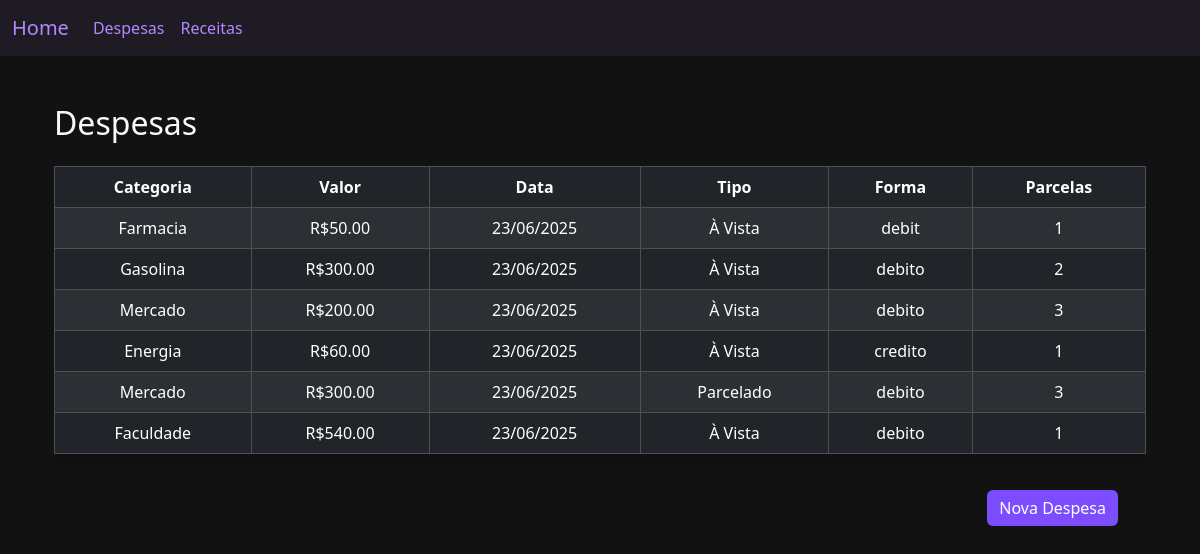
Page /cashoutflows/ on the committed database.
### finances/models.py (models this page shows, shortened)
class CashOutFlow(models.Model):
    PAYMENT_METHOD_CHOICES = [
        ("débito", "Débito"),
        ("crédito", "Crédito"),
        ("pix", "Pix"),
        ("dinheiro", "Dinheiro"),
    ]
    PAYMENT_TYPE_CHOICES = [
        ("single", "À Vista"),
        ("installment", "Parcelado"),
    ]
    value = models.DecimalField(max_digits=10, decimal_places=2, verbose_name='Valor')
    payment_method = models.CharField(max_length=10, choices=PAYMENT_METHOD_CHOICES, verbose_name='Método de pagamento')
    payment_type = models.CharField(
        max_length=15,
        choices=PAYMENT_TYPE_CHOICES,
        default="single",
        verbose_name='Tipo de pagamento',
    )
    installments = models.IntegerField(default=1, verbose_name='Parcelas')
    category = models.ForeignKey(Category, on_delete=models.SET_NULL, null=True, verbose_name='Categoria')
    date = models.DateField(verbose_name='Data')
    created_at = models.DateTimeField(auto_now_add=True)
    updated_at = models.DateTimeField(auto_now=True)

class Category(models.Model):
    name = models.CharField(max_length=30, unique=True)
    def __str__(self):
        return self.name

### finances/views.py (the view)
# urls.py: path('cashoutflows/', CashOutFlowListView.as_view(), name='cashoutflow-list'),
class CashOutFlowListView(ListView):
    model = CashOutFlow
    template_name = 'cashout_list.html'
    context_object_name = 'cashoutflows'
    ordering = ['-date']

### finances/templates/cashout_list.html (shortened to what this page needs)
{% extends 'base.html' %}
{% load static %}
{% block content %}
<div class="container mt-5">
    <h2 class="text-light mb-4">Despesas</h2>
    <div class="table-responsive">
        <table class="table table-dark table-striped table-bordered table-hover rounded shadow">
            <thead class="thead-light text-center">
                <tr>
                    <th>Categoria</th>
                    <th>Valor</th>
                    <th>Data</th>
                    <th>Tipo</th>
                    <th>Forma</th>
                    <th>Parcelas</th>
                </tr>
            </thead>
            <tbody class="text-center">
                {% for cashout in cashoutflows %}
                    <tr>
                        <td>{{ cashout.category }}</td>
                        <td>R${{ cashout.value }}</td>
                        <td>{{ cashout.date|date:"d/m/Y" }}</td>
                        <td>{{ cashout.get_payment_type_display }}</td>
                        <td>{{ cashout.get_payment_method_display }}</td>
                        <td>{{ cashout.installments }}</td>
                    </tr>
                {% empty %}
                    <tr>
                        <td colspan="6" class="text-center text-muted">Nenhuma despesa registrada ainda.</td>
                    </tr>
                {% endfor %}
            </tbody>
        </table>
    </div>
</div>
<div class="buttons-container">
    <a href="{% url 'cashoutflow-create' %}" class="btn btn-primary">Nova Despesa</a>
</div>
{% endblock %}

### finances/templates/base.html (shortened to what this page needs)
<!DOCTYPE html>
<html lang="pt-br">
<head>
    <link href="https://cdn.jsdelivr.net/npm/bootstrap@5.3.3/dist/css/bootstrap.min.css" rel="stylesheet">
</head>
<body>
    <nav class="navbar navbar-expand-lg">
        <div class="container-fluid">
            <a class="navbar-brand" href="{% url 'cashoutflow-list' %}">Home</a>
            <div class="collapse navbar-collapse">
                <ul class="navbar-nav me-auto">
                    <li class="nav-item">
                        <a class="nav-link" href="{% url 'cashoutflow-list' %}">Despesas</a>
                    </li>
                    <li class="nav-item">
                        <a class="nav-link" href="{% url 'revenues' %}">Receitas</a>
                    </li>
                </ul>
            </div>
        </div>
    </nav>
    <div class="container">
        {% block content %}
        {% endblock %}
    </div>
</body>
</html>

### finances/templates/base.html (style rules this page uses)
body { background-color: #121212; color: #e1e1e1; }
.navbar { background-color: #1f1b24; }
.navbar-brand, .nav-link { color: #b388ff !important; }
.btn-primary { background-color: #7c4dff; border: none; }
.container { margin-top: 30px; }
table th, table td { color: #e0e0e0; }

### finances/templates/cashout_list.html (style rules this page uses)
.buttons-container { display: flex; justify-content: right; margin-top: 20px; margin-right: 40px; margin-bottom: 20px; }

### rows in the picture
CashOutFlow: category "Farmacia", value "50.00", date "23/06/2025", payment_type "À Vista", payment_method "debit", installments "1"
CashOutFlow: category "Gasolina", value "300.00", date "23/06/2025", payment_type "À Vista", payment_method "debito", installments "2"
CashOutFlow: category "Mercado", value "200.00", date "23/06/2025", payment_type "À Vista", payment_method "debito", installments "3"
CashOutFlow: category "Energia", value "60.00", date "23/06/2025", payment_type "À Vista", payment_method "credito", installments "1"
CashOutFlow: category "Mercado", value "300.00", date "23/06/2025", payment_type "Parcelado", payment_method "debito", installments "3"
CashOutFlow: category "Faculdade", value "540.00", date "23/06/2025", payment_type "À Vista", payment_method "debito", installments "1"
